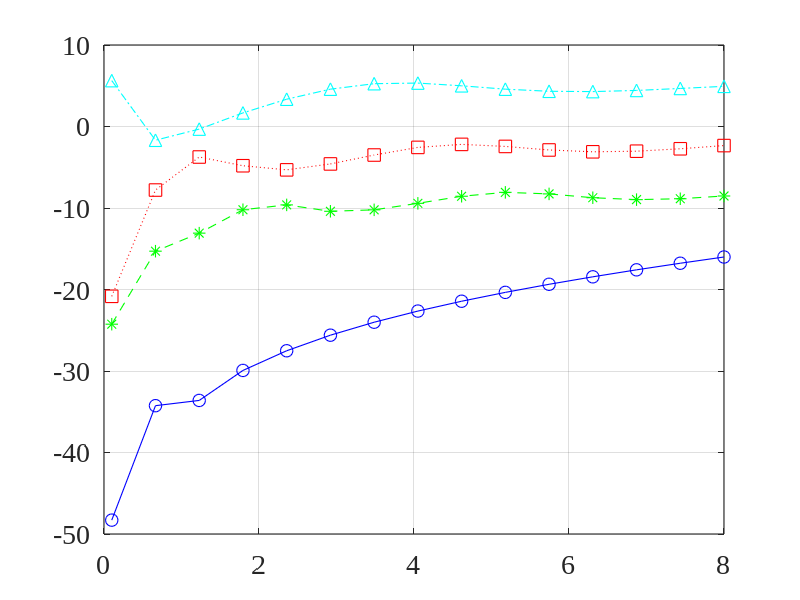
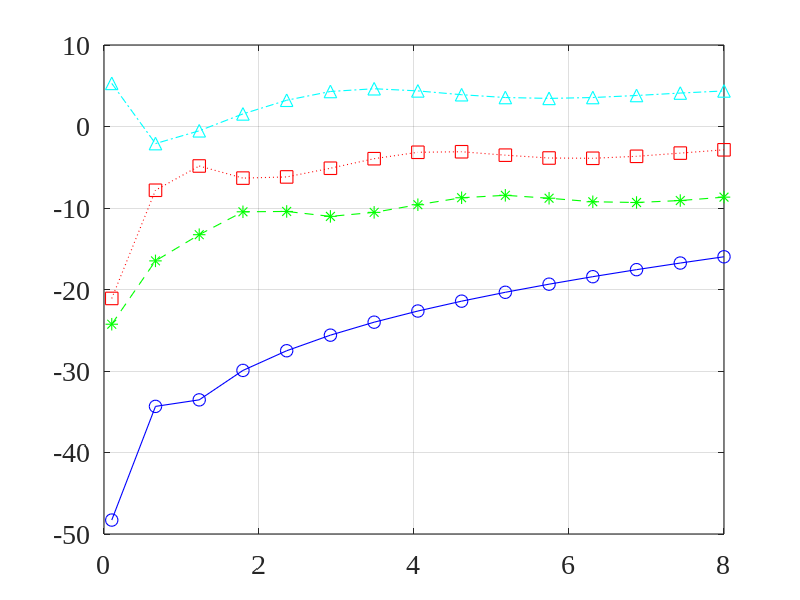

MATLAB code for these plots, in order:
close all; clc; clear all;
linewd = 0.8;
hcfontsize = 20;
MarkerSize=9;
c=340;

theta_d=0/180*pi;
M=6;     % number of microphones
[m_mat,n_mat]=meshgrid(1:M,1:M);

delta=0.005;
eps_values=[0 1e-5 1e-3 1e-1];     % number of microphones
f=linspace(100,8e3,15)';  % frequency

W1_dB_values=zeros(length(f),length(eps_values));
W2_dB_values=zeros(length(f),length(eps_values));

for idxM=1:length(eps_values)
    epsilon=eps_values(idxM);
    for idx_f=1:length(f)
        fk=f(idx_f);
        d=exp(-1i*2*pi*fk*delta/c*(0:M-1)'*cos(theta_d));
        Gamma0=sinc(2*fk*delta/c*(m_mat-n_mat));
        GammaC=besseli(0,2i*pi*fk*(m_mat-n_mat)*delta/c);
        b1=0.5*[3^0.5-1; 3-3^0.5];  % supercardioid
        f_bar=2*pi*delta/c*fk*(0:M-1)';
        b0bar=besselj(0,-f_bar);
        b1bar=1i*besselj(1,-f_bar);
        Gamma_dpc=[b0bar b1bar];
        GammaC_eps=GammaC+epsilon*eye(M);
        h=GammaC_eps\Gamma_dpc*b1;
        W1_dB_values(idx_f,idxM)=10*log10(abs(h'*d)^2/(h'*h));
        b1=0.5*[3^0.5-1; 3-3^0.5];  % supercardioid
        f_bar=2*pi*delta/c*fk*(0:M-1)';
        b0bar=besselj(0,-f_bar);
        b1bar=1i*besselj(1,-f_bar);
        Gamma_dpc=[b0bar b1bar];
        d=exp(-1i*f_bar);
        GammaC_eps=GammaC+epsilon*eye(M);
        hLS=GammaC_eps\Gamma_dpc*b1;
        h=hLS+(1-d'*hLS)/(d'/GammaC_eps*d)*(GammaC_eps\d);
        W2_dB_values(idx_f,idxM)=10*log10(abs(h'*d)^2/(h'*h));
    end
end

figure
plot(f/1e3,W1_dB_values(:,1),'-bo','linewidth',linewd, 'MarkerSize',MarkerSize);
hold on
plot(f/1e3,W1_dB_values(:,2),'--g*','linewidth',linewd, 'MarkerSize',MarkerSize);
plot(f/1e3,W1_dB_values(:,3),':rs','linewidth',linewd, 'MarkerSize',MarkerSize);
plot(f/1e3,W1_dB_values(:,4),'-.c^','linewidth',linewd, 'MarkerSize',MarkerSize);
hold off
set(gca, 'Color', [1, 1, 1]);
set(gca, 'FontName', 'Times New Roman');
set(gca, 'FontSize', hcfontsize);
set(gca, 'LineWidth', linewd);
set(gca,'YLim',[-50 10]);
box on; grid on;

figure
plot(f/1e3,W2_dB_values(:,1),'-bo','linewidth',linewd, 'MarkerSize',MarkerSize);
hold on
plot(f/1e3,W2_dB_values(:,2),'--g*','linewidth',linewd, 'MarkerSize',MarkerSize);
plot(f/1e3,W2_dB_values(:,3),':rs','linewidth',linewd, 'MarkerSize',MarkerSize);
plot(f/1e3,W2_dB_values(:,4),'-.c^','linewidth',linewd, 'MarkerSize',MarkerSize);
hold off
set(gca, 'Color', [1, 1, 1]);
set(gca, 'FontName', 'Times New Roman');
set(gca, 'FontSize', hcfontsize);
set(gca, 'LineWidth', linewd);
set(gca,'YLim',[-50 10]);
box on; grid on;
